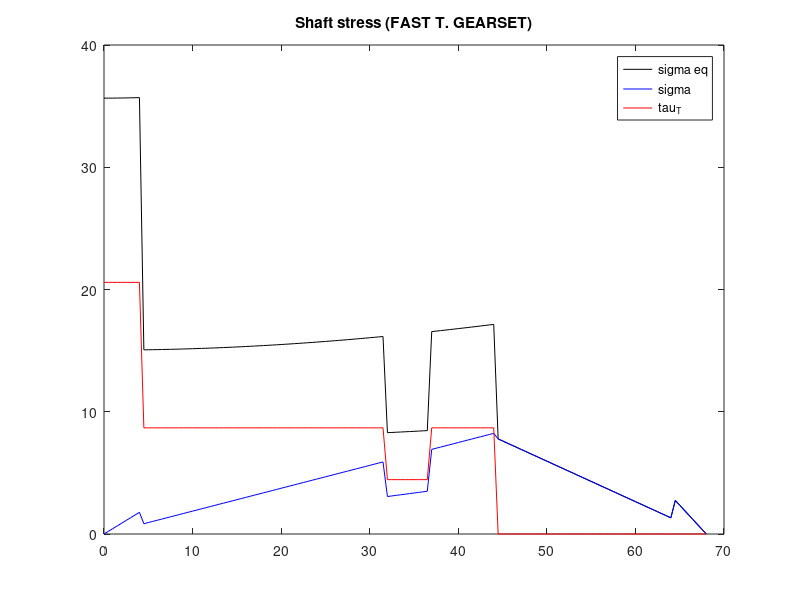

Recreate this plot in MATLAB.
%STRESS EVALUATION IN SLOW TRANSMISSION:
%We first define the parameters to include in the evaluation of the stress
%along the shaft:
%GEOMETRICAL PARAMETERS:
x=0:0.5:68;  %shaft length 
d_b=15;      %bearing diameter
d_g=20;      %gear diameter
d_s=25;      %shoulder diameter

Ib=(pi*d_b^4)/64;  %shaft section moment of inertia related to bearing diameter
Ig=(pi*d_g^4)/64;  %shaft section moment of inertia related to gear diameter
Is=(pi*d_s^4)/64;  %shaft section moment of inertia related to shoulder diameter

Jb=(pi*d_b^4)/32;  %module of Young for steel
Jg=(pi*d_g^4)/32;
Js=(pi*d_s^4)/32;



E=205*1000; %module of Young for steel
G=79000;    %module of torsional elasticity for steel

%SHAFT MAIN FORCES:
%BEARING RADIAL REACTIONS:
Rb_y=-50.26;
Re_y=-88.91;
Rb_z=-138.09;
Re_z=-244.3;
%FORCES ACTING ALONG THE SHAFT:
Fr=139.17;
Ft=382.39;
T=13641;
%Stress evaluation for fast transmission:

%INTERNAL REACTIONS evaluation for slow transmission:
%We first deduce the distribution of the internal reactions along the shaft
%based on the external forces and reactions. We neglected the presence of
%N along the shaft sections since there is not an axial component for the
%forces transmitted by the spur gear nore an axial reaction of the
%bearings.

M_z_BD_fast=Rb_y*x(1:89);
M_z_DE_fast=flip(Re_y*x(1:(137-89)));
V_y_BD_fast=Rb_y*ones(1,89);
V_y_DE_fast=-Re_y*ones(1,48);
M_z_fast=[M_z_BD_fast M_z_DE_fast];
V_y_fast=[V_y_BD_fast V_y_DE_fast];

M_y_BD_fast=Rb_z*x(1:89);
M_y_DE_fast=flip(Re_z*x(1:(137-89)));
V_z_BD_fast=Rb_z*ones(1,89);
V_z_DE_fast=-Re_z*ones(1,48);
M_y_fast=[M_y_BD_fast M_y_DE_fast];
V_z_fast=[V_z_BD_fast V_z_DE_fast];

T_BK=T*ones(1,89);
T_KE=zeros(1,48);
T_fast=[T_BK T_KE];

%STRESS EVALUATION ALONG THE SHAFTS:
%The stress evaluation has been made taking into account of the different
%sections and moments of inertia characterizing the shaft. In the
%determination of the normal stress we considered both the contributions of
%the bending moment acting along the z and the y axis, while for the
%determination of the shear stress we only considered the one related to
%the torque moment on the most external points of the circular sections.
%The shear stress related to V has been neglected since it assumes the
%maximum value at the centre of the section while on the external points is
%almost zero and torque shear stress is considerably higher then the
%one associated with V.

sigma_fast_BH=((M_y_fast(1:9).^2+M_z_fast(1:9).^2).^0.5)/(Ib)*(d_b/2);
sigma_fast_HC=((M_y_fast(10:64).^2+M_z_fast(10:64).^2).^0.5)/(Ig)*(d_g/2);
sigma_fast_CD=((M_y_fast(65:74).^2+M_z_fast(65:74).^2).^0.5)/(Is)*(d_s/2);
sigma_fast_DJ=((M_y_fast(75:129).^2+M_z_fast(75:129).^2).^0.5)/(Ig)*(d_g/2);
sigma_fast_JE=((M_y_fast(130:137).^2+M_z_fast(130:137).^2).^0.5)/(Ib)*(d_b/2);

sigma_fast=[sigma_fast_BH sigma_fast_HC sigma_fast_CD sigma_fast_DJ sigma_fast_JE];


tau_fast_BH=T_fast(1:9)*d_b/(Jb*2);
tau_fast_HC=T_fast(10:64)*d_g/(Jg*2);
tau_fast_CD=T_fast(65:74)*d_s/(Js*2);
tau_fast_DJ=T_fast(75:89)*d_g/(Jg*2);

tau_fast_KE=zeros(1,48);

tau_fast=[tau_fast_BH tau_fast_HC tau_fast_CD tau_fast_DJ tau_fast_KE];


sigma_eq_fast=(sigma_fast.^2+3*tau_fast.^2).^.5;
%EVALUATION OF THE MOST STRESSED SECTION (STATIC ANALYSIS):
%We now evaluate the stress acting in the most critical section taking into
%account of the notch factors (both for torsion and bending moment).
%STRESS INTENSIFICATION FACTORS:
Kt_b1=2.6;
Kt_t1=2.2;
SF_static=235/((Kt_b1*sigma_fast(9).^2+Kt_t1*tau_fast(9).^2).^.5)
plot(x,sigma_eq_fast,'k',x,sigma_fast,'b',x,tau_fast,'r');
legend('sigma eq','sigma','tau_T');
title('Shaft stress (FAST T. GEARSET)');


%FATIGUE EVALUATION:
SF=1;
q=.45; %notch sensivity on the shaft shoulders
Kt_b1=2.6;
Kt_b2=2.5;
Kt_t1=2.2;
Kt_t2=2.35;
sigma_a_y=360*.958*.9143*.45;
H=sigma_a_y/(235/(3)^.5);
%1)BEARING-GEAR SITE (x=4 mm):d=15 mm D=20 mm

sigma_eq_fast_fat1=((sigma_fast(9)*Kt_b1)^2+H*(Kt_t1*tau_fast(9)^2)).^.5;

sigma_eq_fast_fat1<(sigma_a_y)/SF;
ratio_stress_fast1=sigma_eq_fast_fat1/((sigma_a_y)/SF);

%2)GEAR-SHOULDER SITE (x=31.5):d=20 mm D=25 mm
sigma_eq_fast_fat2=((sigma_fast(64)*Kt_b2)^2+H*(Kt_t2*tau_fast(64)^2)).^.5;

sigma_eq_fast_fat2<(sigma_a_y)/SF;
ratio_stress_fast2=sigma_eq_fast_fat2/((sigma_a_y)/SF);

%3)SHUOLDER-GEAR SITE (x=36.5 mm):d=20 mm D=25 mm
sigma_eq_fast_fat3=((sigma_fast(75)*Kt_b2)^2+H*(Kt_t2*tau_fast(75)^2)).^.5;

sigma_eq_fast_fat3<(sigma_a_y)/SF;
ratio_stress_fast3=sigma_eq_fast_fat3/((sigma_a_y)/SF);

%4)GEAR-BEARING SITE (x=64 mm): d=15 mm D=20 mm
sigma_eq_fast_fat4=((sigma_fast(130)*Kt_b1)^2+H*(Kt_t1*tau_fast(130)^2)).^.5;

sigma_eq_fast_fat4<(sigma_a_y)/SF;
ratio_stress_fast4=sigma_eq_fast_fat4/((sigma_a_y)/SF);
%The following vector contains the ratios between the sigma equivalent and
%the critical stress value for position 1-2-3-4 (from R to L):
ratio_stress_fast=[ratio_stress_fast1 ratio_stress_fast2 ratio_stress_fast3 ratio_stress_fast4].^(-1)

